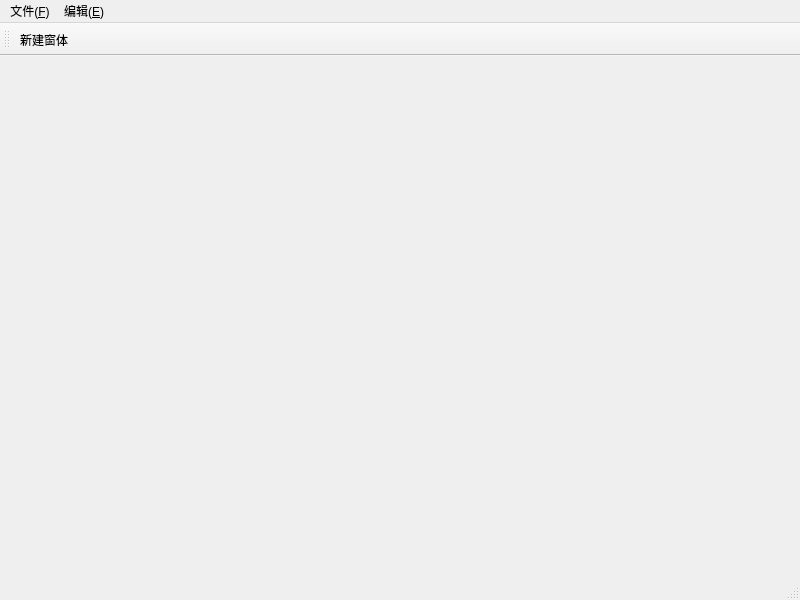
<?xml version="1.0" encoding="UTF-8"?>
<ui version="4.0">
 <class>MainWindow</class>
 <widget class="QMainWindow" name="MainWindow">
  <property name="geometry">
   <rect>
    <x>0</x>
    <y>0</y>
    <width>800</width>
    <height>600</height>
   </rect>
  </property>
  <property name="windowTitle">
   <string>MainWindow</string>
  </property>
  <widget class="QWidget" name="centralwidget"/>
  <widget class="QMenuBar" name="menubar">
   <property name="geometry">
    <rect>
     <x>0</x>
     <y>0</y>
     <width>800</width>
     <height>23</height>
    </rect>
   </property>
   <widget class="QMenu" name="menu_F">
    <property name="title">
     <string>文件(&amp;F)</string>
    </property>
    <addaction name="fileOpenAction"/>
    <addaction name="fileNewAction"/>
    <addaction name="fileCloseAction"/>
   </widget>
   <widget class="QMenu" name="menu_E">
    <property name="title">
     <string>编辑(&amp;E)</string>
    </property>
   </widget>
   <addaction name="menu_F"/>
   <addaction name="menu_E"/>
  </widget>
  <widget class="QStatusBar" name="statusbar"/>
  <widget class="QToolBar" name="toolBar">
   <property name="windowTitle">
    <string>toolBar</string>
   </property>
   <attribute name="toolBarArea">
    <enum>TopToolBarArea</enum>
   </attribute>
   <attribute name="toolBarBreak">
    <bool>true</bool>
   </attribute>
   <addaction name="addWinAction"/>
  </widget>
  <action name="fileOpenAction">
   <property name="text">
    <string>打开</string>
   </property>
   <property name="shortcut">
    <string>Alt+O</string>
   </property>
  </action>
  <action name="fileNewAction">
   <property name="text">
    <string>新建</string>
   </property>
   <property name="shortcut">
    <string>Alt+N</string>
   </property>
  </action>
  <action name="fileCloseAction">
   <property name="text">
    <string>关闭</string>
   </property>
   <property name="shortcut">
    <string>Alt+C</string>
   </property>
  </action>
  <action name="addWinAction">
   <property name="text">
    <string>新建窗体</string>
   </property>
   <property name="toolTip">
    <string>添加窗体</string>
   </property>
  </action>
 </widget>
 <resources/>
 <connections/>
</ui>
